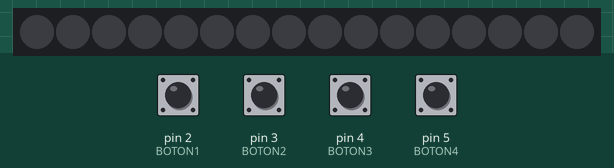
This sketch was run on a simulated Arduino Uno, built with avr-gcc and run on an emulated ATmega328P. Parts: 16 RGB LEDs in strip order, left to right. The inputs (shaded band) are chosen by the test bench; at power-on: pin 2 (BOTON1), pin 3 (BOTON2), pin 4 (BOTON3), pin 5 (BOTON4) HIGH. Dim RGB values are drawn brighter than linear; random numbers use the default seed unless the sketch sets one.

Above: at 1.2 s.
1.3 s: pin 5 (BOTON4) pulled LOW for 1 s
At 1.4 s:
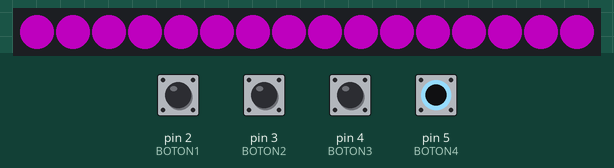
At 2.13 s:
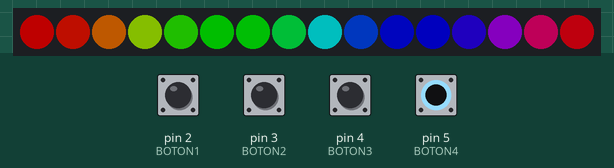

Measured:
- after the input at 1.3 s, the LEDs: change at once (image 1)

The sketch:

Ard_uno_aro_16led_ws2812.ino
```cpp
#include <Adafruit_NeoPixel.h>

#define PIN_NEOPIXEL 6     // Pin de datos del aro WS2812
#define NUMPIXELS 16       // Cantidad de LEDs del aro

// Pines de los 4 botones
#define BOTON1 2
#define BOTON2 3
#define BOTON3 4
#define BOTON4 5

Adafruit_NeoPixel pixels(NUMPIXELS, PIN_NEOPIXEL, NEO_GRB + NEO_KHZ800);

int brillo = 80;  // Brillo de los LEDs (0-255)

void setup() {
  pixels.begin();
  pixels.setBrightness(brillo);
  pixels.show();  // Apagar todos al inicio

  pinMode(BOTON1, INPUT_PULLUP);
  pinMode(BOTON2, INPUT_PULLUP);
  pinMode(BOTON3, INPUT_PULLUP);
  pinMode(BOTON4, INPUT_PULLUP);
}

void loop() {
  bool b1 = !digitalRead(BOTON1);
  bool b2 = !digitalRead(BOTON2);
  bool b3 = !digitalRead(BOTON3);
  bool b4 = !digitalRead(BOTON4);

  // --- Colores individuales ---
  if (b1 && !b2 && !b3 && !b4) {
    setColor(255, 0, 0); // 🔴 Rojo
  }
  else if (b2 && !b1 && !b3 && !b4) {
    setColor(0, 255, 0); // 🟢 Verde
  }
  else if (b3 && !b1 && !b2 && !b4) {
    setColor(0, 0, 255); // 🔵 Azul
  }

  // --- Combinaciones de botones ---
  else if (b1 && b2) {
    setColor(255, 255, 0); // Rojo + Verde = Amarillo
  }
  else if (b1 && b3) {
    setColor(255, 0, 255); // Rojo + Azul = Magenta
  }
  else if (b2 && b3) {
    setColor(0, 255, 255); // Verde + Azul = Cian
  }

  // --- Secuencias aleatorias ---
  else if (b4) {
    randomSequence();
  }
}

// Función para encender todo el aro con un color
void setColor(int r, int g, int b) {
  for (int i = 0; i < NUMPIXELS; i++) {
    pixels.setPixelColor(i, pixels.Color(r, g, b));
  }
  pixels.show();
}

// Función para secuencias aleatorias
void randomSequence() {
  int opcion = random(1, 4); // 1 a 3
  if (opcion == 1) {
    // Secuencia 1: giro
    for (int i = 0; i < NUMPIXELS; i++) {
      pixels.clear();
      pixels.setPixelColor(i, pixels.Color(0, 0, 255)); // 🔵 Azul
      pixels.show();
      delay(100);
    }
  } else if (opcion == 2) {
    // Secuencia 2: todos parpadean
    setColor(255, 0, 255); delay(200);
    setColor(0, 0, 0); delay(200);
  } else if (opcion == 3) {
    // Secuencia 3: arcoíris
    rainbow(20);
  }
}

// Efecto arcoíris
void rainbow(int wait) {
  for (long firstPixelHue = 0; firstPixelHue < 5 * 65536; firstPixelHue += 256) {
    for (int i = 0; i < pixels.numPixels(); i++) {
      int pixelHue = firstPixelHue + (i * 65536L / pixels.numPixels());
      pixels.setPixelColor(i, pixels.gamma32(pixels.ColorHSV(pixelHue)));
    }
    pixels.show();
    delay(wait);
  }
}
```
